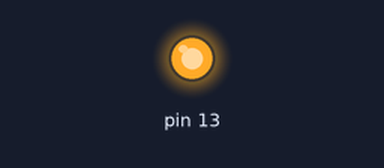
Recording of a sketch running on a simulated Arduino Uno, built with avr-gcc and run on an emulated ATmega328P. On the bench: output pins drawn as LEDs (lit = HIGH).

Above: at 1.2 s.
At 5.7 s:
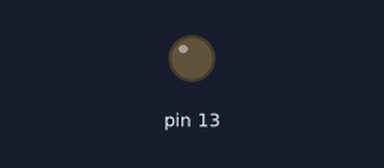
Timing chart, 0 to 6.9 s (numbered marks = the images above):
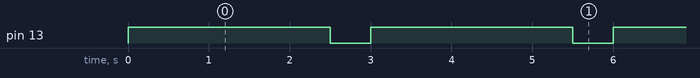

The sketch:

blink.ino
```cpp
//define
//int led = 13;   //This instruction will occupy memory
#define LED 13  //This instruction will not occupy memory

//setup
void setup() {
  // initialize the digital pin as an output.
  // Pin 13 has an LED connected on most Arduino boards:
  pinMode(13, OUTPUT);
}

//loop
void loop() {
  digitalWrite(13, HIGH);   // set the LED on
  delay(2500);              // wait for a second
  digitalWrite(13, LOW);    // set the LED off
  delay(500);              // wait for a second
}
```

Measured:
- by itself, pin 13: alternates HIGH for 2.5 s and LOW for 0.50 s
